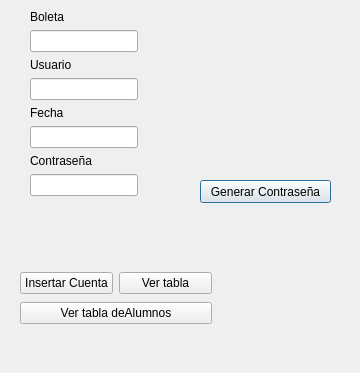
<?xml version="1.0" encoding="UTF-8"?>
<ui version="4.0">
 <class>Cuentas</class>
 <widget class="QDialog" name="Cuentas">
  <property name="geometry">
   <rect>
    <x>0</x>
    <y>0</y>
    <width>360</width>
    <height>373</height>
   </rect>
  </property>
  <property name="maximumSize">
   <size>
    <width>360</width>
    <height>373</height>
   </size>
  </property>
  <property name="windowTitle">
   <string>Registrar Cuentas</string>
  </property>
  <widget class="QPushButton" name="Generar">
   <property name="geometry">
    <rect>
     <x>200</x>
     <y>180</y>
     <width>131</width>
     <height>23</height>
    </rect>
   </property>
   <property name="text">
    <string>Generar Contraseña</string>
   </property>
  </widget>
  <widget class="QWidget" name="layoutWidget">
   <property name="geometry">
    <rect>
     <x>30</x>
     <y>10</y>
     <width>171</width>
     <height>241</height>
    </rect>
   </property>
   <layout class="QFormLayout" name="formLayout">
    <item row="0" column="0">
     <widget class="QLabel" name="label">
      <property name="text">
       <string>Boleta</string>
      </property>
     </widget>
    </item>
    <item row="1" column="0">
     <widget class="QLineEdit" name="Boleta"/>
    </item>
    <item row="2" column="0">
     <widget class="QLabel" name="label_4">
      <property name="text">
       <string>Usuario</string>
      </property>
     </widget>
    </item>
    <item row="4" column="0">
     <widget class="QLabel" name="label_2">
      <property name="text">
       <string>Fecha</string>
      </property>
     </widget>
    </item>
    <item row="5" column="0">
     <widget class="QLineEdit" name="Fecha"/>
    </item>
    <item row="6" column="0">
     <widget class="QLabel" name="label_3">
      <property name="text">
       <string>Contraseña</string>
      </property>
     </widget>
    </item>
    <item row="7" column="0">
     <widget class="QLineEdit" name="Contrasena">
      <property name="readOnly">
       <bool>true</bool>
      </property>
     </widget>
    </item>
    <item row="3" column="0">
     <widget class="QLineEdit" name="Usuario"/>
    </item>
   </layout>
  </widget>
  <widget class="QWidget" name="">
   <property name="geometry">
    <rect>
     <x>20</x>
     <y>270</y>
     <width>192</width>
     <height>56</height>
    </rect>
   </property>
   <layout class="QVBoxLayout" name="verticalLayout">
    <item>
     <layout class="QHBoxLayout" name="horizontalLayout">
      <item>
       <widget class="QPushButton" name="Insertar">
        <property name="text">
         <string>Insertar Cuenta</string>
        </property>
       </widget>
      </item>
      <item>
       <widget class="QPushButton" name="Ver">
        <property name="text">
         <string>Ver tabla</string>
        </property>
       </widget>
      </item>
     </layout>
    </item>
    <item>
     <widget class="QPushButton" name="VerAl">
      <property name="text">
       <string>Ver tabla deAlumnos</string>
      </property>
     </widget>
    </item>
   </layout>
  </widget>
 </widget>
 <resources/>
 <connections/>
</ui>
